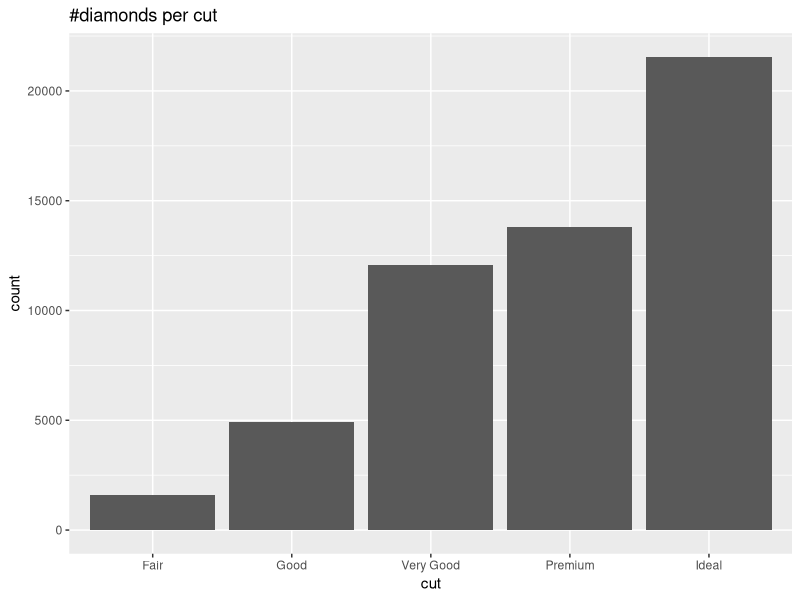
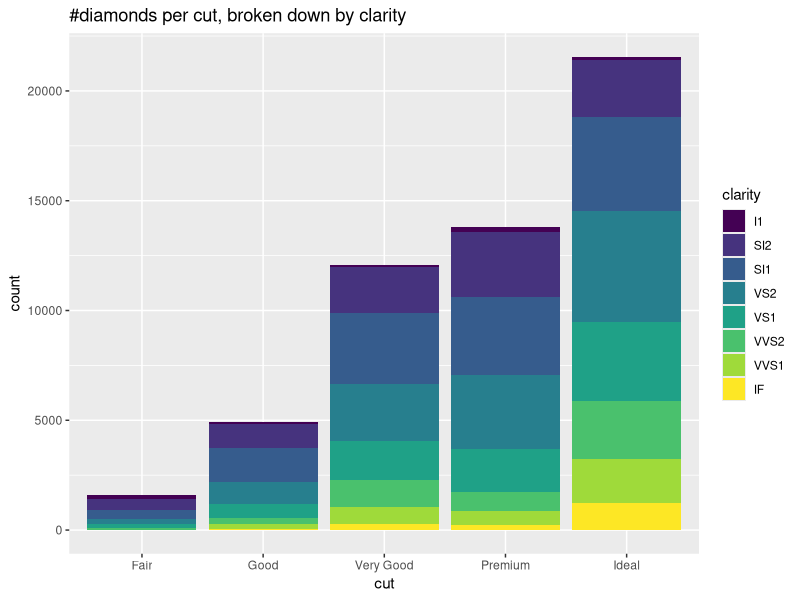
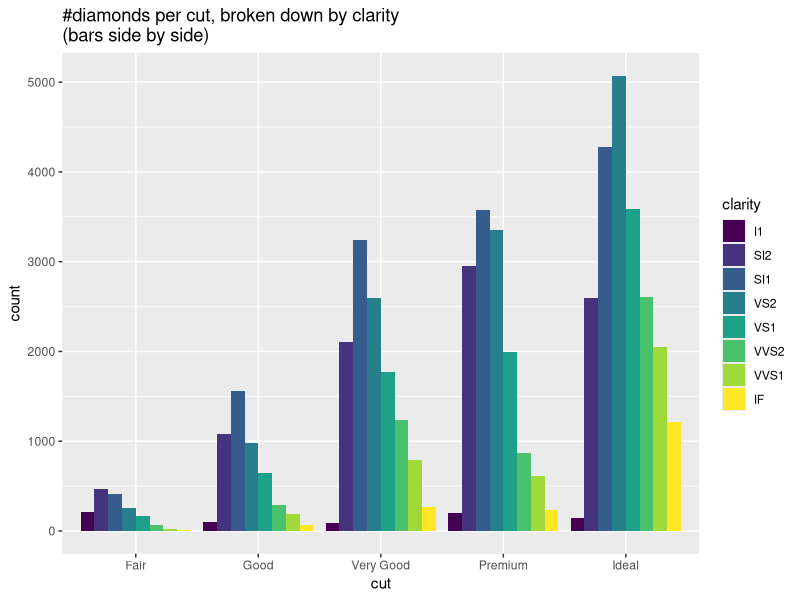

The R source for these figures, in order:
# Activity 02_03: Plotting bar charts

library(ggplot2)
head(diamonds)

# Example 01
# Counting the number of diamonds for each type of cut
ggplot(diamonds) + geom_bar( aes(x = cut)) + ggtitle("#diamonds per cut")

# Example 02
# Counting the number of diamonds for each type of cut and broken down by clarity
ggplot(diamonds) + 
  geom_bar( aes(x = cut, fill = clarity)) + 
    ggtitle("#diamonds per cut, broken down by clarity")

# Example 03
# Counting the number of diamonds for each type of cut and broken down by clarity, with bars side by side for easier comparison.
ggplot(diamonds) + 
  geom_bar( aes(x = cut, fill = clarity), position = "dodge") + 
    ggtitle("#diamonds per cut, broken down by clarity\n(bars side by side)")

# for more information:
# http://docs.ggplot2.org/current/geom_bar.html